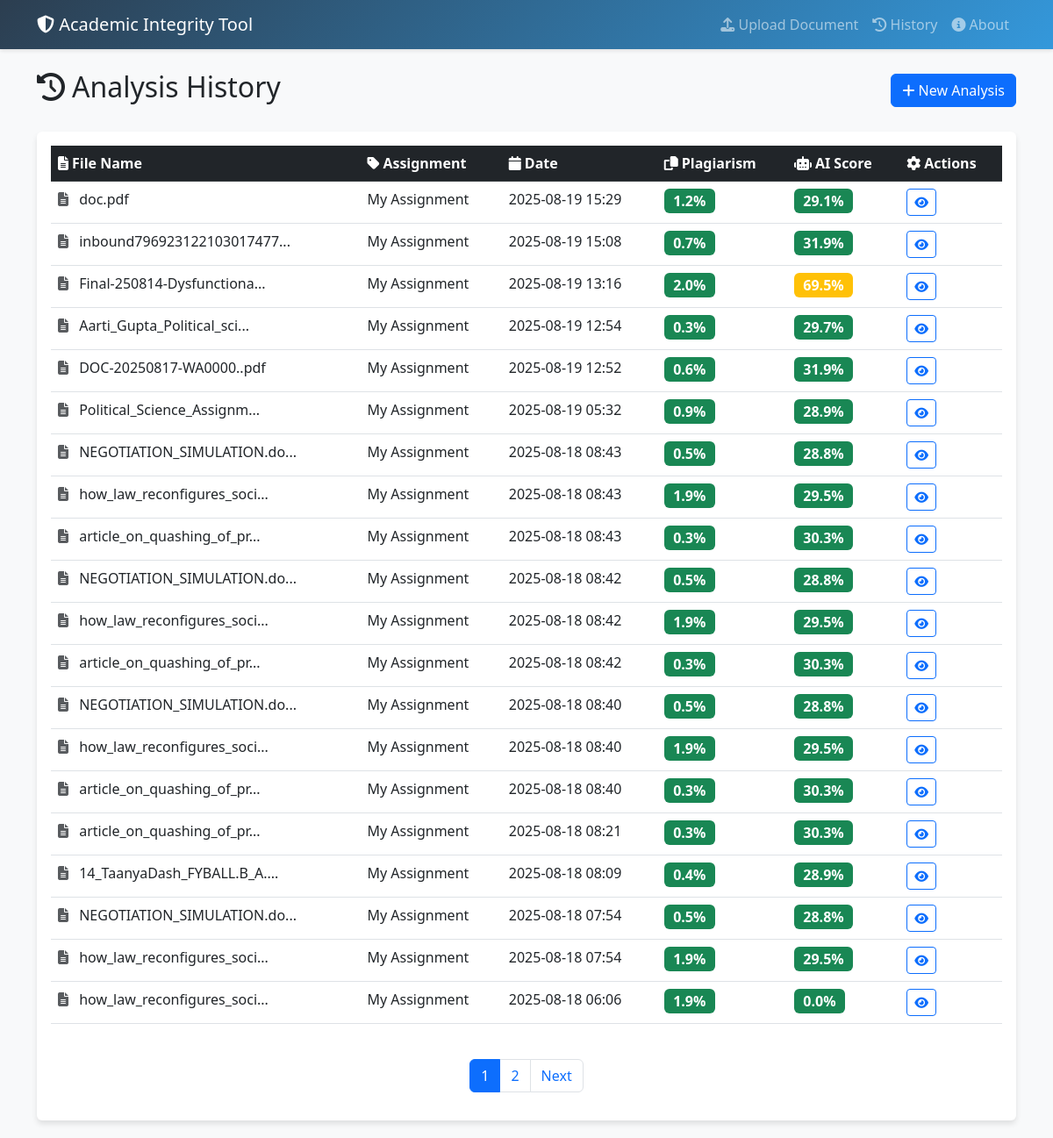
The app's page /history with its own data.
### app.py (models this page shows)
class Analysis(db.Model):
    id = db.Column(db.Integer, primary_key=True)
    filename = db.Column(db.String(255), nullable=False)
    assignment_name = db.Column(db.String(255), nullable=False)
    original_text = db.Column(db.Text, nullable=False)
    plagiarism_score = db.Column(db.Float, default=0.0)
    ai_score = db.Column(db.Float, default=0.0)
    timestamp = db.Column(db.DateTime, default=datetime.utcnow)
    analysis_id = db.Column(db.String(36), unique=True, default=lambda: str(uuid.uuid4()))

### app.py (the view)
@app.route('/history')
def show_history():
    page = request.args.get('page', 1, type=int)
    analyses = Analysis.query.order_by(Analysis.timestamp.desc()) \
        .paginate(page=page, per_page=20, error_out=False)
    return render_template('history.html', analyses=analyses)

### templates/history.html (shortened to what this page needs)
{% extends "base.html" %}
{% block content %}
<div class="row">
    <div class="col-12">
        <div class="d-flex justify-content-between align-items-center mb-4">
            <h2><i class="fas fa-history me-2"></i>Analysis History</h2>
            <a href="{{ url_for('home_page') }}" class="btn btn-primary">
                <i class="fas fa-plus"></i> New Analysis
            </a>
        </div>
        <div class="card analysis-card">
            <div class="card-body">
                {% if analyses.items %}
                <div class="table-responsive">
                    <table class="table table-hover">
                        <thead class="table-dark">
                            <tr>
                                <th><i class="fas fa-file-alt me-1"></i>File Name</th>
                                <th><i class="fas fa-tag me-1"></i>Assignment</th>
                                <th><i class="fas fa-calendar me-1"></i>Date</th>
                                <th><i class="fas fa-copy me-1"></i>Plagiarism</th>
                                <th><i class="fas fa-robot me-1"></i>AI Score</th>
                                <th><i class="fas fa-cog me-1"></i>Actions</th>
                            </tr>
                        </thead>
                        <tbody>
                            {% for analysis in analyses.items %}
                            <tr>
                                <td>
                                    <i class="fas fa-file-alt text-muted me-2"></i>
                                    <span title="{{ analysis.filename }}">
                                        {{ analysis.filename[:25] }}{% if analysis.filename|length > 25 %}...{% endif %}
                                    </span>
                                </td>
                                <td>{{ analysis.assignment_name[:30] }}{% if analysis.assignment_name|length > 30 %}...{% endif %}</td>
                                <td>{{ analysis.timestamp.strftime('%Y-%m-%d %H:%M') }}</td>
                                <td>
                                    <span class="badge bg-{{ 'danger' if analysis.plagiarism_score > 70 else 'warning' if analysis.plagiarism_score > 40 else 'success' }} fs-6">
                                        {{ "%.1f"|format(analysis.plagiarism_score) }}%
                                    </span>
                                </td>
                                <td>
                                    <span class="badge bg-{{ 'danger' if analysis.ai_score > 70 else 'warning' if analysis.ai_score > 40 else 'success' }} fs-6">
                                        {{ "%.1f"|format(analysis.ai_score) }}%
                                    </span>
                                </td>
                                <td>
                                    <a href="{{ url_for('show_results', analysis_id=analysis.analysis_id) }}"
                                       class="btn btn-sm btn-outline-primary me-1" title="View Details">
                                        <i class="fas fa-eye"></i>
                                    </a>
                                </td>
                            </tr>
                            {% endfor %}
                        </tbody>
                    </table>
                </div>
                {% if analyses.pages > 1 %}
                <nav aria-label="Page navigation" class="mt-4">
                    <ul class="pagination justify-content-center">
                        {% for page_num in analyses.iter_pages() %}
                            {% if page_num %}
                                {% if page_num != analyses.page %}
                                <li class="page-item">
                                    <a class="page-link" href="{{ url_for('show_history', page=page_num) }}">{{ page_num }}</a>
                                </li>
                                {% else %}
                                <li class="page-item active">
                                    <span class="page-link">{{ page_num }}</span>
                                </li>
                                {% endif %}
                            {% else %}
                            <li class="page-item disabled">
                                <span class="page-link">...</span>
                            </li>
                            {% endif %}
                        {% endfor %}
                        {% if analyses.has_next %}
                        <li class="page-item">
                            <a class="page-link" href="{{ url_for('show_history', page=analyses.next_num) }}">Next</a>
                        </li>
                        {% endif %}
                    </ul>
                </nav>
                {% endif %}
                {% endif %}
            </div>
        </div>
    </div>
</div>
{% endblock %}

### templates/base.html (shortened to what this page needs)
<!DOCTYPE html>
<html lang="en">
<head>
    <link href="https://cdn.jsdelivr.net/npm/bootstrap@5.3.0/dist/css/bootstrap.min.css" rel="stylesheet">
    <link href="https://cdnjs.cloudflare.com/ajax/libs/font-awesome/6.4.0/css/all.min.css" rel="stylesheet">
</head>
<body>
    <nav class="navbar navbar-expand-lg navbar-dark">
        <div class="container">
            <a class="navbar-brand" href="{{ url_for('home_page') }}">
                <i class="fas fa-shield-alt"></i> Academic Integrity Tool
            </a>
            <div class="collapse navbar-collapse" id="navbarNav">
                <ul class="navbar-nav ms-auto">
                    <li class="nav-item">
                        <a class="nav-link" href="{{ url_for('home_page') }}">
                            <i class="fas fa-upload"></i> Upload Document
                        </a>
                    </li>
                    <li class="nav-item">
                        <a class="nav-link" href="{{ url_for('show_history') }}">
                            <i class="fas fa-history"></i> History
                        </a>
                    </li>
                    <li class="nav-item">
                        <a class="nav-link" href="{{ url_for('about_page') }}">
                            <i class="fas fa-info-circle"></i> About
                        </a>
                    </li>
                </ul>
            </div>
        </div>
    </nav>
    <div class="container mt-4">
        {% block content %}{% endblock %}
    </div>
</body>
</html>

### templates/base.html (style rules this page uses)
body { font-family: 'Segoe UI', Tahoma, Geneva, Verdana, sans-serif; background-color: #f8f9fa; }
.navbar { background: linear-gradient(135deg, #2c3e50, #3498db) !important; box-shadow: 0 2px 4px rgba(0,0,0,0.1); }
.analysis-card { margin-bottom: 20px; border: none; box-shadow: 0 4px 6px rgba(0,0,0,0.1); transition: transform 0.2s; }

### records on screen
Analysis: filename "doc.pdf", assignment_name "My Assignment", timestamp "2025-08-19 15:29", plagiarism_score "1.2", ai_score "29.1"
Analysis: filename "inbound796923122103017477", assignment_name "My Assignment", timestamp "2025-08-19 15:08", plagiarism_score "0.7", ai_score "31.9"
Analysis: filename "Final-250814-Dysfunctiona", assignment_name "My Assignment", timestamp "2025-08-19 13:16", plagiarism_score "2.0", ai_score "69.5"
Analysis: filename "Aarti_Gupta_Political_sci", assignment_name "My Assignment", timestamp "2025-08-19 12:54", plagiarism_score "0.3", ai_score "29.7"
Analysis: filename "DOC-20250817-WA0000..pdf", assignment_name "My Assignment", timestamp "2025-08-19 12:52", plagiarism_score "0.6", ai_score "31.9"
Analysis: filename "Political_Science_Assignm", assignment_name "My Assignment", timestamp "2025-08-19 05:32", plagiarism_score "0.9", ai_score "28.9"
Analysis: filename "NEGOTIATION_SIMULATION.do", assignment_name "My Assignment", timestamp "2025-08-18 08:43", plagiarism_score "0.5", ai_score "28.8"
Analysis: filename "how_law_reconfigures_soci", assignment_name "My Assignment", timestamp "2025-08-18 08:43", plagiarism_score "1.9", ai_score "29.5"
Analysis: filename "article_on_quashing_of_pr", assignment_name "My Assignment", timestamp "2025-08-18 08:43", plagiarism_score "0.3", ai_score "30.3"
Analysis: filename "NEGOTIATION_SIMULATION.do", assignment_name "My Assignment", timestamp "2025-08-18 08:42", plagiarism_score "0.5", ai_score "28.8"
Analysis: filename "how_law_reconfigures_soci", assignment_name "My Assignment", timestamp "2025-08-18 08:42", plagiarism_score "1.9", ai_score "29.5"
Analysis: filename "article_on_quashing_of_pr", assignment_name "My Assignment", timestamp "2025-08-18 08:42", plagiarism_score "0.3", ai_score "30.3"
Analysis: filename "NEGOTIATION_SIMULATION.do", assignment_name "My Assignment", timestamp "2025-08-18 08:40", plagiarism_score "0.5", ai_score "28.8"
Analysis: filename "how_law_reconfigures_soci", assignment_name "My Assignment", timestamp "2025-08-18 08:40", plagiarism_score "1.9", ai_score "29.5"
Analysis: filename "article_on_quashing_of_pr", assignment_name "My Assignment", timestamp "2025-08-18 08:40", plagiarism_score "0.3", ai_score "30.3"
Analysis: filename "article_on_quashing_of_pr", assignment_name "My Assignment", timestamp "2025-08-18 08:21", plagiarism_score "0.3", ai_score "30.3"
Analysis: filename "14_TaanyaDash_FYBALL.B_A.", assignment_name "My Assignment", timestamp "2025-08-18 08:09", plagiarism_score "0.4", ai_score "28.9"
Analysis: filename "NEGOTIATION_SIMULATION.do", assignment_name "My Assignment", timestamp "2025-08-18 07:54", plagiarism_score "0.5", ai_score "28.8"
Analysis: filename "how_law_reconfigures_soci", assignment_name "My Assignment", timestamp "2025-08-18 07:54", plagiarism_score "1.9", ai_score "29.5"
Analysis: filename "how_law_reconfigures_soci", assignment_name "My Assignment", timestamp "2025-08-18 06:06", plagiarism_score "1.9", ai_score "0.0"

### other values on screen
{{ page_num }} "1"
{{ page_num }} "2"
